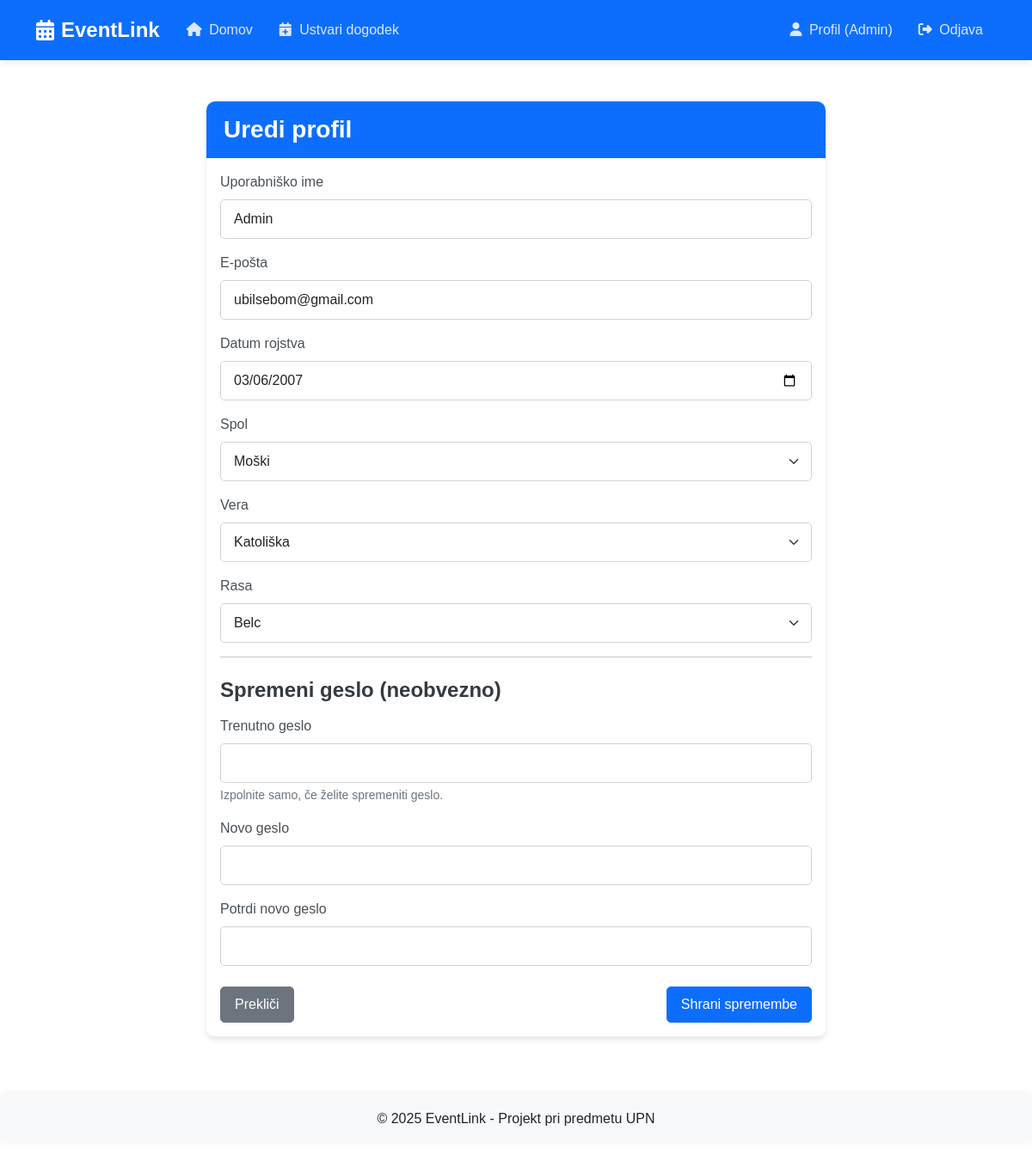
The page /edit_profile (signed in) on the database as committed earlier.
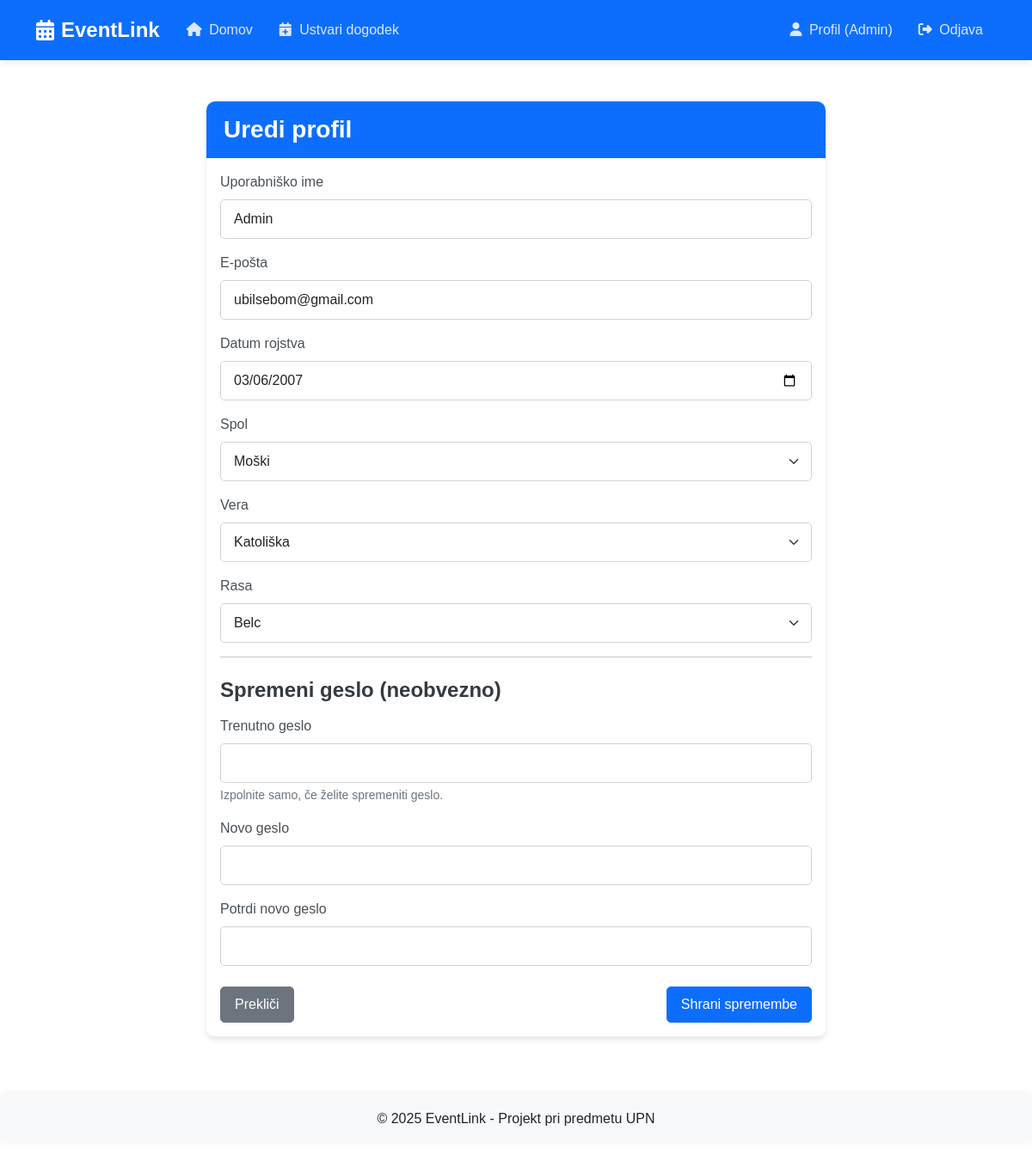
The same page on the database as committed later.
### tables this page shows
CREATE TABLE users (
    id INTEGER PRIMARY KEY AUTOINCREMENT,
    username TEXT NOT NULL,
    email TEXT UNIQUE NOT NULL,
    password TEXT NOT NULL,
    gender TEXT NOT NULL,
    religion TEXT NOT NULL,
    race TEXT NOT NULL,
    date_of_birth TEXT NOT NULL,
    created_at TEXT NOT NULL
);

### app.py (the view, shortened to what this page needs)
@app.route('/edit_profile', methods=['GET', 'POST'])
def edit_profile():
    if 'user_id' not in session:
        flash('Za urejanje profila se morate prijaviti!', 'danger')
        return redirect(url_for('login'))
    user_id = session['user_id']
    db = get_db()
    cursor = db.execute('SELECT * FROM users WHERE id = ?', (user_id,))
    user = cursor.fetchone()
    return render_template('edit_profile.html', user=user, religions=RELIGIONS, races=RACES)

### app.py (called while the page is built)
def get_db():
    db = getattr(g, '_database', None)
    if db is None:
        db = g._database = sqlite3.connect(DATABASE)
        db.row_factory = sqlite3.Row  # da lahko dostopamo do stolpcev po imenih
    return db

@app.teardown_appcontext
def close_connection(exception):
    db = getattr(g, '_database', None)
    if db is not None:
        db.close()

### templates/edit_profile.html (shortened to what this page needs)
{% extends 'base.html' %}
{% block content %}
<div class="container mt-5">
    <div class="row justify-content-center">
        <div class="col-md-8">
            <div class="card">
                <div class="card-header bg-primary text-white">
                    <h3 class="mb-0 nasl">Uredi profil</h3>
                </div>
                <div class="card-body">
                    <form method="POST" action="{{ url_for('edit_profile') }}">
                        <div class="mb-3">
                            <label for="username" class="form-label">Uporabniško ime</label>
                            <input type="text" class="form-control" id="username" name="username" value="{{ user['username'] }}" required>
                        </div>
                        <div class="mb-3">
                            <label for="email" class="form-label">E-pošta</label>
                            <input type="email" class="form-control" id="email" name="email" value="{{ user['email'] }}" required>
                        </div>
                        <div class="mb-3">
                            <label for="date_of_birth" class="form-label">Datum rojstva</label>
                            <input type="date" class="form-control" id="date_of_birth" name="date_of_birth" value="{{ user['date_of_birth'] }}" required>
                        </div>
                        <div class="mb-3">
                            <label for="gender" class="form-label">Spol</label>
                            <select class="form-select" id="gender" name="gender" required>
                                <option value="moski" {% if user['gender'] == 'moski' %}selected{% endif %}>Moški</option>
                            </select>
                        </div>
                        <div class="mb-3">
                            <label for="religion" class="form-label">Vera</label>
                            <select class="form-select" id="religion" name="religion" required>
                                <option value="katoliska" {% if user['religion'] == 'katoliska' %}selected{% endif %}>Katoliška</option>
                            </select>
                        </div>
                        <div class="mb-3">
                            <label for="race" class="form-label">Rasa</label>
                            <select class="form-select" id="race" name="race" required>
                                <option value="belc" {% if user['race'] == 'belc' %}selected{% endif %}>Belc</option>
                            </select>
                        </div>
                        <hr>
                        <h4 class="mt-4 mb-3">Spremeni geslo (neobvezno)</h4>
                        <div class="mb-3">
                            <label for="current_password" class="form-label">Trenutno geslo</label>
                            <input type="password" class="form-control" id="current_password" name="current_password">
                            <div class="form-text">Izpolnite samo, če želite spremeniti geslo.</div>
                        </div>
                        <div class="mb-3">
                            <label for="new_password" class="form-label">Novo geslo</label>
                            <input type="password" class="form-control" id="new_password" name="new_password">
                        </div>
                        <div class="mb-3">
                            <label for="confirm_password" class="form-label">Potrdi novo geslo</label>
                            <input type="password" class="form-control" id="confirm_password" name="confirm_password">
                        </div>
                        <div class="d-flex justify-content-between mt-4">
                            <a href="{{ url_for('profile') }}" class="btn btn-secondary">Prekliči</a>
                            <button type="submit" class="btn btn-primary">Shrani spremembe</button>
                        </div>
                    </form>
                </div>
            </div>
        </div>
    </div>
</div>
{% endblock %}

### templates/base.html (shortened to what this page needs)
<!DOCTYPE html>
<html lang="sl">
<head>
    <link href="https://cdn.jsdelivr.net/npm/bootstrap@5.3.0-alpha1/dist/css/bootstrap.min.css" rel="stylesheet">
    <link rel="stylesheet" href="https://cdnjs.cloudflare.com/ajax/libs/font-awesome/6.4.0/css/all.min.css">
    <link rel="stylesheet" href="https://cdnjs.cloudflare.com/ajax/libs/animate.css/4.1.1/animate.min.css">
    <link rel="stylesheet" href="{{ url_for('static', filename='css/style.css') }}">
</head>
<body>
    <nav class="navbar navbar-expand-lg navbar-dark bg-primary sticky-top">
        <div class="container">
            <a class="navbar-brand d-flex align-items-center" href="{{ url_for('home') }}">
                <i class="fas fa-calendar-alt me-2"></i>
                <span>EventLink</span>
            </a>
            <div class="collapse navbar-collapse" id="navbarNav">
                <ul class="navbar-nav me-auto">
                    <li class="nav-item">
                        <a class="nav-link" href="{{ url_for('home') }}">
                            <i class="fas fa-home me-1"></i> Domov
                        </a>
                    </li>
                    {% if 'user_id' in session %}
                    <li class="nav-item">
                        <a class="nav-link" href="{{ url_for('create_event') }}">
                            <i class="fas fa-calendar-plus me-1"></i> Ustvari dogodek
                        </a>
                    </li>
                    {% endif %}
                </ul>
                <ul class="navbar-nav ms-auto">
                    {% if 'user_id' in session %}
                        <li class="nav-item">
                            <a class="nav-link" href="{{ url_for('profile') }}">
                                <i class="fas fa-user me-1"></i> Profil ({{ session['username'] }})
                            </a>
                        </li>
                        <li class="nav-item">
                            <a class="nav-link" href="{{ url_for('logout') }}">
                                <i class="fas fa-sign-out-alt me-1"></i> Odjava
                            </a>
                        </li>
                    {% endif %}
                </ul>
            </div>
        </div>
    </nav>
    <div class="container mt-4">
        {% block content %}{% endblock %}
    </div>
    <footer class="mt-5 py-3 bg-light text-center">
        <div class="container">
            <p class="mb-0">&copy; 2025 EventLink - Projekt pri predmetu UPN</p>
        </div>
    </footer>
</body>
</html>

Rows that differ between the two databases and show on the page:
changed users "Admin": religion (not shown) → "Katoliška"
Other text that changed with them:
form field religion: "Katoliška" → (not shown)
